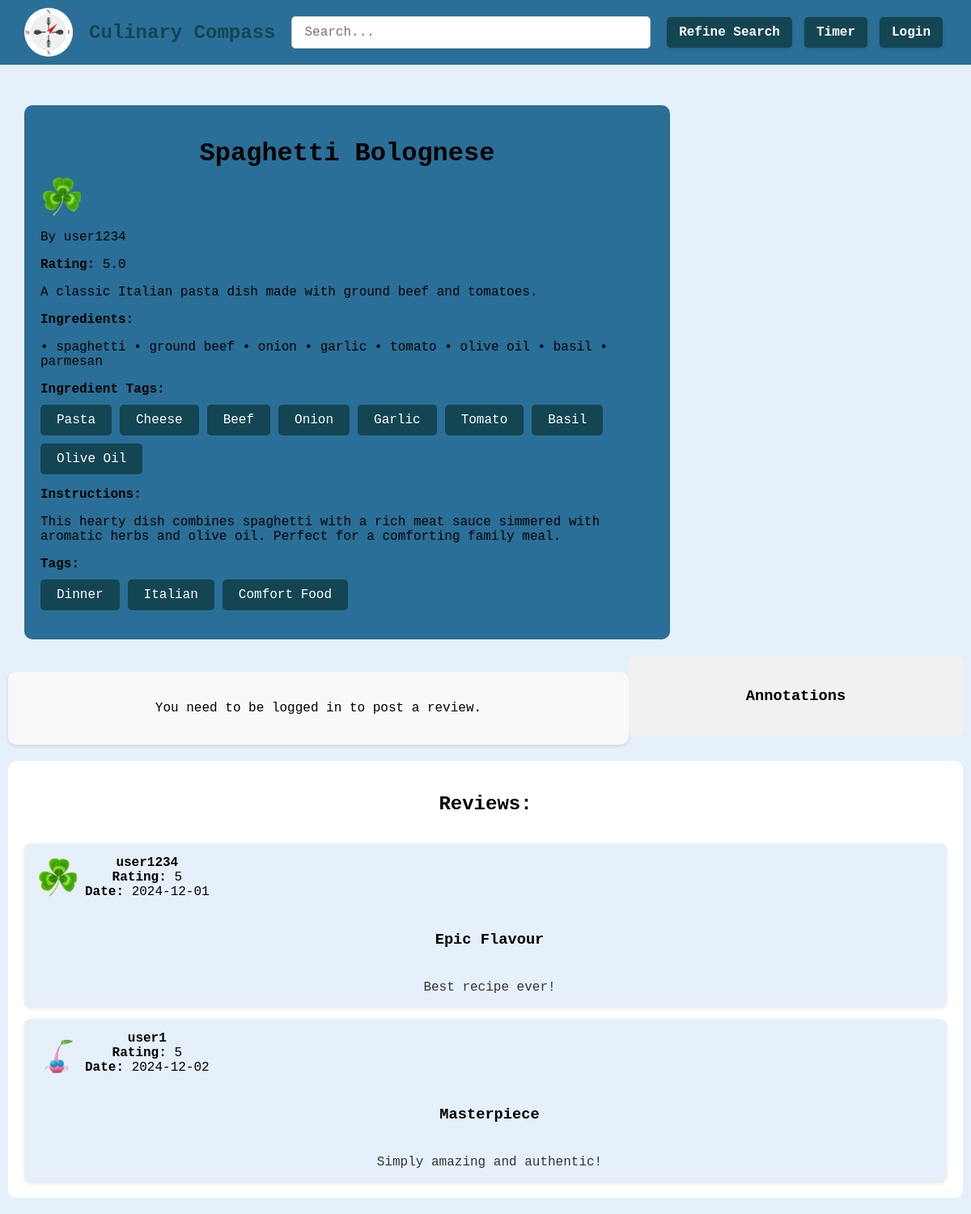
/recipe/1, run on the app's committed database.
### tables this page shows
CREATE TABLE recipes (
        id INTEGER PRIMARY KEY AUTOINCREMENT,
        user_id INTEGER NOT NULL,
        title TEXT NOT NULL UNIQUE,
        intro TEXT,
        ingredient_list TEXT,
        ingredient_tags TEXT,
        instructions TEXT,
        tags TEXT,
        rating REAL,
        image TEXT
    );

CREATE TABLE users (
        id INTEGER PRIMARY KEY AUTOINCREMENT,
        username TEXT NOT NULL UNIQUE,
        password TEXT NOT NULL,
        profile_picture TEXT NOT NULL
    );

CREATE TABLE reviews (
        id INTEGER PRIMARY KEY AUTOINCREMENT,
        recipe_id INTEGER NOT NULL,
        user_id INTEGER NOT NULL,
        rating INTEGER NOT NULL,
        review TEXT,
        title TEXT,
        date TEXT NOT NULL,
        profile_picture TEXT,
        FOREIGN KEY (recipe_id) REFERENCES recipes(id) ON DELETE CASCADE,
        FOREIGN KEY (user_id) REFERENCES users(id) ON DELETE CASCADE
    );

### app.py (the view, shortened to what this page needs)
@app.route('/recipe/<int:recipe_id>', methods=['GET', 'POST'])
def recipe_page(recipe_id):
    connection = get_db_connection()
    cursor = connection.cursor()
    query_recipe = '''
    SELECT recipes.*, users.username AS writer_username, users.id AS writer_id, users.profile_picture AS writer_pic
    FROM recipes
    JOIN users ON recipes.user_id = users.id
    WHERE recipes.id = ?
    '''
    recipe = connection.execute(query_recipe, (recipe_id,)).fetchone()
    query_reviews = '''
    SELECT users.username, reviews.profile_picture, reviews.title AS review_title,
           reviews.review, reviews.rating, reviews.date
    FROM reviews
    JOIN users ON reviews.user_id = users.id
    WHERE reviews.recipe_id = ?
    '''
    is_favourited = False
    if 'user_id' in session:
        user_id = session['user_id']
        is_favourited = cursor.execute("SELECT 1 FROM favourites WHERE recipe_id = ? AND user_id = ?", (recipe_id, user_id)).fetchone() is not None
    reviews = connection.execute(query_reviews, (recipe_id,)).fetchall()
    connection.close()
    if recipe:
        tags_dict = json.loads(recipe['tags'])
        tags = []
        for tag_list in tags_dict.values():
            tags.extend(tag_list)
        ingredient_tags_dict = json.loads(recipe['ingredient_tags'])
        ingredient_tags = []
        for tag_list in ingredient_tags_dict.values():
            ingredient_tags.extend(tag_list)
        recipe_data = {
            "writer_username": recipe['writer_username'],
            "writer_id": recipe['writer_id'],
            "writer_pic": recipe['writer_pic'],
            "id": recipe['id'],
            "title": recipe['title'],
            "instructions": recipe['instructions'],
            "intro": recipe['intro'],
            "ingredient_list": recipe['ingredient_list'],
            "ingredient_tags": ingredient_tags,
            "tags": tags,
            "rating": recipe['rating'] if reviews else "N/A",
            "image": recipe['image'],
            "reviews": [
                {
                    "username": r['username'],
                    "profile_picture": r['profile_picture'],
                    "review_title": r['review_title'],
                    "review": r['review'],
                    "rating": r['rating'],
                    "date": r['date']
                } for r in reviews
            ]
        }
        return render_template('recipepage.html', recipe=recipe_data, tags=tags, ingredient_tags=ingredient_tags, is_favourited=is_favourited)
    else:
        return "Page not found", 404

### app.py (called while the page is built)
def get_db_connection():
    connection = sqlite3.connect('my-database.db')
    connection.row_factory = sqlite3.Row
    return connection

### templates/recipepage.html (shortened to what this page needs)
{% extends 'base.html' %}
{% block content %}
    <div class="content-wrapper">
        <div class="recipe-info">
            <h1>{{ recipe['title'] }}</h1>
            <a href="{{ url_for('profile', user_id=recipe['writer_id']) }}">
                <img src="{{ url_for('static', filename=recipe['writer_pic'] if recipe['writer_pic'] else 'images/default_profile.png') }}" alt="Profile Picture" class="profile-pic">
                <p>By {{ recipe['writer_username'] }} </p>
            </a>
            <p><strong>Rating:</strong> <span class="rating">{{ recipe['rating'] }}</span></p>
            <p> {{ recipe['intro']}}</p>
            <p><strong>Ingredients:</strong></p>
            <p> {{ recipe['ingredient_list']}}</p>
            <p><strong>Ingredient Tags:</strong></p>
                <div class="recipe-tags">
                    {% for tag in ingredient_tags %}
                        <a href="{{ url_for('search') }}?tags={{ tag }}" class="dark-button">{{ tag }}</a>
                    {% endfor %}
                </div>
            <p><strong>Instructions:</strong></p>
            <div id="recipe-instructions">
            <p id="instructions-text">{{ recipe['instructions'] }}</p>
            </div>
            <p><strong>Tags:</strong>
                <form method="POST">
                    <div class="recipe-tags">
                        {% for tag in recipe['tags'] %}
                            <a href="{{ url_for('search') }}?tags={{ tag }}" class="dark-button">{{ tag }}</a>
                        {% endfor %}
                    </div>
                </form>
            </p>
        </div>
    </div>
    <div id="annotation-sidebar">
        <h3>Annotations</h3>
    </div>
    <div class="review-form">
        {% if session.get('logged_in') %}
            <h2>Submit Your Review</h2>
            <form method="POST">
                <input type="hidden" name="action" value="submit_review">
                <div class="form-group">
                    <label for="review_title">Review Title:</label>
                    <input type="text" id="review_title" name="review_title" required>
                </div>
                <br>
                <div class="form-group">
                    <label for="rating">Rating (1-5):</label>
                    <input type="number" id="rating" name="rating" min="1" max="5" required>
                </div>
                <br>
                <div class="form-group">
                    <label for="review">Your Review:</label>
                    <textarea id="review" name="review" required></textarea>
                </div>
                <br>
                <button type="submit" class="submit-button">Submit Review</button>
            </form>
        {% else %}
            <p>You need to be logged in to post a review.</p>
        {% endif %}
    </div>
    <div class="reviews-section">
        <h2>Reviews:</h2>
        {% for review in recipe['reviews'] %}
            <div class="review">
                <div class="profile">
                    <img src="{{ url_for('static', filename=review['profile_picture'] if review['profile_picture'] else 'images/default_profile.png') }}" alt="Profile Picture" class="profile-pic">
                    <div class="review-header">
                        <p><strong>{{ review['username'] }}</strong></p>
                        <p><strong>Rating:</strong> {{ review['rating'] }}</p>
                        <p><strong>Date:</strong> {{ review['date'] }}</p>
                    </div>
                </div>
                <h3 class="review-title">{{ review['review_title'] }}</h3>
                <p class="review-text">{{ review['review'] }}</p>
            </div>
        {% else %}
            <p>No reviews available.</p>
        {% endfor %}
    </div>
{% endblock %}

### static/stylesheet.css (style rules this page uses)
* { font-family: 'Cascadia Code', monospace; box-sizing: border-box; }
body { margin: 10px; padding-top: 100px; text-align: center; background-color: #e6f0fa; background-size: cover; background-position: center; background-repeat: no-repeat; background-attachment: fixed; }
a { cursor: pointer; color: inherit; text-decoration: none; }
.content-wrapper { display: flex; gap: 20px; padding: 20px; }
.recipe-info { width: 70%; background-color: #2A6F97; border-radius: 10px; padding: 20px; text-align: left; }
.recipe-info h1, .recipe-info p { margin-bottom: 10px; }
.recipe-tags { display: flex; flex-wrap: wrap; gap: 10px; justify-content: flex-start; }
.dark-button { background-color: #144552; color: white; padding: 10px 20px; border: none; border-radius: 5px; white-space: nowrap; cursor: pointer; transition: background-color 0.3s; }
.reviews-section { margin: 20px 0; padding: 20px; background-color: white; border-radius: 10px; display: flex; flex-direction: column; gap: 15px; }
.review { background-color: #e6f0fa; padding: 15px; border-radius: 8px; box-shadow: 0 2px 4px rgba(0,0,0,0.1); display: flex; flex-direction: column; gap: 10px; }
.profile { display: flex; align-items: center; margin-bottom: 10px; }
.profile-pic { width: 50px; height: 50px; border-radius: 50%; margin-right: 10px; object-fit: cover; }
.review-header { display: flex; flex-direction: column; }
.review-header p { margin: 0; }
.review-title { margin-left: 10px; }
.review-text { margin: 10px 0 0 10px; font-size: 1em; color: #333; }
.review-form { background-color: #f9f9f9; padding: 20px; border-radius: 10px; box-shadow: 0 2px 4px rgba(0,0,0,0.1); display: flex; flex-direction: column; gap: 15px; margin-top: 20px; }
h1 { text-align: center; }
#annotation-sidebar { width: 35%; float: right; padding: 20px; background: #f1f1f1; border-radius: 10px; max-height: 500px; overflow-y: auto; }

### data on the page
recipes: title "Spaghetti Bolognese", rating "5.0", intro "A classic Italian pasta dish made with ground beef and tomatoes.", ingredient_list "• spaghetti • ground beef • onion • garlic • tomato • olive oil • basil • parmesan", instructions "This hearty dish combines spaghetti with a rich meat sauce simmered with aromatic herbs and olive oil. Perfect for a comforting family meal."
users: profile_picture (picture), writer_username "user1234"
reviews: profile_picture (picture), username "user1234", rating "5", date "2024-12-01", review_title "Epic Flavour", review "Best recipe ever!"
reviews: profile_picture (picture), username "user1", rating "5", date "2024-12-02", review_title "Masterpiece", review "Simply amazing and authentic!"

### other printed values
{{ tag }} "Pasta" "Cheese" "Beef" "Onion" "Garlic" "Tomato" "Basil" "Olive Oil"
{{ tag }} "Dinner" "Italian" "Comfort Food"
